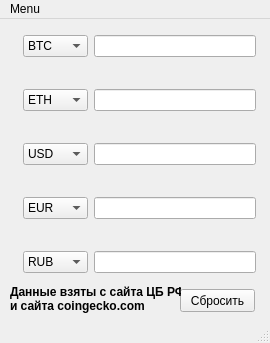
<?xml version="1.0" encoding="UTF-8"?>
<ui version="4.0">
 <class>MainWindow</class>
 <widget class="QMainWindow" name="MainWindow">
  <property name="enabled">
   <bool>true</bool>
  </property>
  <property name="geometry">
   <rect>
    <x>0</x>
    <y>0</y>
    <width>270</width>
    <height>343</height>
   </rect>
  </property>
  <property name="windowTitle">
   <string>EzConv</string>
  </property>
  <property name="windowIcon">
   <iconset theme="bitcoin">
    <normalon>../../.designer/backup/Bitcoin.svg.png</normalon>
   </iconset>
  </property>
  <widget class="QWidget" name="centralwidget">
   <property name="maximumSize">
    <size>
     <width>270</width>
     <height>329</height>
    </size>
   </property>
   <widget class="QWidget" name="gridLayoutWidget">
    <property name="geometry">
     <rect>
      <x>10</x>
      <y>-10</y>
      <width>246</width>
      <height>291</height>
     </rect>
    </property>
    <layout class="QGridLayout" name="gridLayout">
     <property name="sizeConstraint">
      <enum>QLayout::SetDefaultConstraint</enum>
     </property>
     <property name="topMargin">
      <number>0</number>
     </property>
     <property name="verticalSpacing">
      <number>6</number>
     </property>
     <item row="1" column="2">
      <widget class="QComboBox" name="currency1">
       <item>
        <property name="text">
         <string>BTC</string>
        </property>
       </item>
       <item>
        <property name="text">
         <string>ETH</string>
        </property>
       </item>
       <item>
        <property name="text">
         <string>USDT</string>
        </property>
       </item>
       <item>
        <property name="text">
         <string>SOL</string>
        </property>
       </item>
       <item>
        <property name="text">
         <string>BNB</string>
        </property>
       </item>
       <item>
        <property name="text">
         <string>DOGE</string>
        </property>
       </item>
       <item>
        <property name="text">
         <string>TRX</string>
        </property>
       </item>
       <item>
        <property name="text">
         <string>XRP</string>
        </property>
       </item>
       <item>
        <property name="text">
         <string>TON</string>
        </property>
       </item>
       <item>
        <property name="text">
         <string>USD</string>
        </property>
       </item>
       <item>
        <property name="text">
         <string>EUR</string>
        </property>
       </item>
       <item>
        <property name="text">
         <string>RUB</string>
        </property>
       </item>
       <item>
        <property name="text">
         <string>AED</string>
        </property>
       </item>
       <item>
        <property name="text">
         <string>CNY</string>
        </property>
       </item>
       <item>
        <property name="text">
         <string>JPY</string>
        </property>
       </item>
       <item>
        <property name="text">
         <string>KZT</string>
        </property>
       </item>
      </widget>
     </item>
     <item row="3" column="0">
      <widget class="QLabel" name="img2">
       <property name="text">
        <string/>
       </property>
      </widget>
     </item>
     <item row="1" column="0">
      <widget class="QLabel" name="img1">
       <property name="text">
        <string/>
       </property>
       <property name="alignment">
        <set>Qt::AlignCenter</set>
       </property>
      </widget>
     </item>
     <item row="5" column="0">
      <widget class="QLabel" name="img4">
       <property name="text">
        <string/>
       </property>
       <property name="alignment">
        <set>Qt::AlignCenter</set>
       </property>
      </widget>
     </item>
     <item row="4" column="0">
      <widget class="QLabel" name="img3">
       <property name="text">
        <string/>
       </property>
       <property name="alignment">
        <set>Qt::AlignCenter</set>
       </property>
      </widget>
     </item>
     <item row="7" column="0">
      <widget class="QLabel" name="img5">
       <property name="text">
        <string/>
       </property>
       <property name="alignment">
        <set>Qt::AlignCenter</set>
       </property>
      </widget>
     </item>
     <item row="1" column="3">
      <widget class="QLineEdit" name="lineEdit_1">
       <property name="inputMethodHints">
        <set>Qt::ImhDigitsOnly</set>
       </property>
       <property name="text">
        <string notr="true"/>
       </property>
       <property name="frame">
        <bool>true</bool>
       </property>
       <property name="alignment">
        <set>Qt::AlignRight|Qt::AlignTrailing|Qt::AlignVCenter</set>
       </property>
      </widget>
     </item>
     <item row="7" column="3">
      <widget class="QLineEdit" name="lineEdit_5">
       <property name="inputMethodHints">
        <set>Qt::ImhDigitsOnly</set>
       </property>
       <property name="text">
        <string/>
       </property>
       <property name="alignment">
        <set>Qt::AlignRight|Qt::AlignTrailing|Qt::AlignVCenter</set>
       </property>
      </widget>
     </item>
     <item row="3" column="3">
      <widget class="QLineEdit" name="lineEdit_2">
       <property name="inputMethodHints">
        <set>Qt::ImhDigitsOnly</set>
       </property>
       <property name="text">
        <string/>
       </property>
       <property name="alignment">
        <set>Qt::AlignRight|Qt::AlignTrailing|Qt::AlignVCenter</set>
       </property>
      </widget>
     </item>
     <item row="4" column="2">
      <widget class="QComboBox" name="currency3">
       <item>
        <property name="text">
         <string>USD</string>
        </property>
       </item>
       <item>
        <property name="text">
         <string>BTC</string>
        </property>
       </item>
       <item>
        <property name="text">
         <string>ETH</string>
        </property>
       </item>
       <item>
        <property name="text">
         <string>USDT</string>
        </property>
       </item>
       <item>
        <property name="text">
         <string>SOL</string>
        </property>
       </item>
       <item>
        <property name="text">
         <string>BNB</string>
        </property>
       </item>
       <item>
        <property name="text">
         <string>DOGE</string>
        </property>
       </item>
       <item>
        <property name="text">
         <string>TRX</string>
        </property>
       </item>
       <item>
        <property name="text">
         <string>XRP</string>
        </property>
       </item>
       <item>
        <property name="text">
         <string>TON</string>
        </property>
       </item>
       <item>
        <property name="text">
         <string>EUR</string>
        </property>
       </item>
       <item>
        <property name="text">
         <string>RUB</string>
        </property>
       </item>
       <item>
        <property name="text">
         <string>AED</string>
        </property>
       </item>
       <item>
        <property name="text">
         <string>CNY</string>
        </property>
       </item>
       <item>
        <property name="text">
         <string>JPY</string>
        </property>
       </item>
       <item>
        <property name="text">
         <string>KZT</string>
        </property>
       </item>
      </widget>
     </item>
     <item row="3" column="2">
      <widget class="QComboBox" name="currency2">
       <item>
        <property name="text">
         <string>ETH</string>
        </property>
       </item>
       <item>
        <property name="text">
         <string>BTC</string>
        </property>
       </item>
       <item>
        <property name="text">
         <string>USDT</string>
        </property>
       </item>
       <item>
        <property name="text">
         <string>SOL</string>
        </property>
       </item>
       <item>
        <property name="text">
         <string>BNB</string>
        </property>
       </item>
       <item>
        <property name="text">
         <string>DOGE</string>
        </property>
       </item>
       <item>
        <property name="text">
         <string>TRX</string>
        </property>
       </item>
       <item>
        <property name="text">
         <string>XRP</string>
        </property>
       </item>
       <item>
        <property name="text">
         <string>TON</string>
        </property>
       </item>
       <item>
        <property name="text">
         <string>USD</string>
        </property>
       </item>
       <item>
        <property name="text">
         <string>EUR</string>
        </property>
       </item>
       <item>
        <property name="text">
         <string>RUB</string>
        </property>
       </item>
       <item>
        <property name="text">
         <string>AED</string>
        </property>
       </item>
       <item>
        <property name="text">
         <string>CNY</string>
        </property>
       </item>
       <item>
        <property name="text">
         <string>JPY</string>
        </property>
       </item>
       <item>
        <property name="text">
         <string>KZT</string>
        </property>
       </item>
      </widget>
     </item>
     <item row="5" column="3">
      <widget class="QLineEdit" name="lineEdit_4">
       <property name="contextMenuPolicy">
        <enum>Qt::DefaultContextMenu</enum>
       </property>
       <property name="autoFillBackground">
        <bool>false</bool>
       </property>
       <property name="inputMethodHints">
        <set>Qt::ImhDigitsOnly</set>
       </property>
       <property name="text">
        <string/>
       </property>
       <property name="alignment">
        <set>Qt::AlignRight|Qt::AlignTrailing|Qt::AlignVCenter</set>
       </property>
      </widget>
     </item>
     <item row="4" column="3">
      <widget class="QLineEdit" name="lineEdit_3">
       <property name="inputMethodHints">
        <set>Qt::ImhDigitsOnly</set>
       </property>
       <property name="text">
        <string/>
       </property>
       <property name="alignment">
        <set>Qt::AlignRight|Qt::AlignTrailing|Qt::AlignVCenter</set>
       </property>
      </widget>
     </item>
     <item row="5" column="2">
      <widget class="QComboBox" name="currency4">
       <item>
        <property name="text">
         <string>EUR</string>
        </property>
       </item>
       <item>
        <property name="text">
         <string>BTC</string>
        </property>
       </item>
       <item>
        <property name="text">
         <string>ETH</string>
        </property>
       </item>
       <item>
        <property name="text">
         <string>USDT</string>
        </property>
       </item>
       <item>
        <property name="text">
         <string>SOL</string>
        </property>
       </item>
       <item>
        <property name="text">
         <string>BNB</string>
        </property>
       </item>
       <item>
        <property name="text">
         <string>DOGE</string>
        </property>
       </item>
       <item>
        <property name="text">
         <string>TRX</string>
        </property>
       </item>
       <item>
        <property name="text">
         <string>XRP</string>
        </property>
       </item>
       <item>
        <property name="text">
         <string>TON</string>
        </property>
       </item>
       <item>
        <property name="text">
         <string>USD</string>
        </property>
       </item>
       <item>
        <property name="text">
         <string>RUB</string>
        </property>
       </item>
       <item>
        <property name="text">
         <string>AED</string>
        </property>
       </item>
       <item>
        <property name="text">
         <string>CNY</string>
        </property>
       </item>
       <item>
        <property name="text">
         <string>JPY</string>
        </property>
       </item>
       <item>
        <property name="text">
         <string>KZT</string>
        </property>
       </item>
      </widget>
     </item>
     <item row="7" column="2">
      <widget class="QComboBox" name="currency5">
       <item>
        <property name="text">
         <string>RUB</string>
        </property>
       </item>
       <item>
        <property name="text">
         <string>BTC</string>
        </property>
       </item>
       <item>
        <property name="text">
         <string>ETH</string>
        </property>
       </item>
       <item>
        <property name="text">
         <string>USDT</string>
        </property>
       </item>
       <item>
        <property name="text">
         <string>SOL</string>
        </property>
       </item>
       <item>
        <property name="text">
         <string>BNB</string>
        </property>
       </item>
       <item>
        <property name="text">
         <string>DOGE</string>
        </property>
       </item>
       <item>
        <property name="text">
         <string>TRX</string>
        </property>
       </item>
       <item>
        <property name="text">
         <string>XRP</string>
        </property>
       </item>
       <item>
        <property name="text">
         <string>TON</string>
        </property>
       </item>
       <item>
        <property name="text">
         <string>USD</string>
        </property>
       </item>
       <item>
        <property name="text">
         <string>EUR</string>
        </property>
       </item>
       <item>
        <property name="text">
         <string>AED</string>
        </property>
       </item>
       <item>
        <property name="text">
         <string>CNY</string>
        </property>
       </item>
       <item>
        <property name="text">
         <string>JPY</string>
        </property>
       </item>
       <item>
        <property name="text">
         <string>KZT</string>
        </property>
       </item>
      </widget>
     </item>
    </layout>
   </widget>
   <widget class="QPushButton" name="reset_values_btn">
    <property name="geometry">
     <rect>
      <x>180</x>
      <y>270</y>
      <width>75</width>
      <height>23</height>
     </rect>
    </property>
    <property name="text">
     <string>Сбросить</string>
    </property>
   </widget>
   <widget class="QLabel" name="label">
    <property name="geometry">
     <rect>
      <x>10</x>
      <y>260</y>
      <width>171</width>
      <height>41</height>
     </rect>
    </property>
    <property name="text">
     <string>&lt;html&gt;&lt;head/&gt;&lt;body&gt;&lt;p&gt;&lt;span style=&quot; font-weight:600;&quot;&gt;Данные взяты с сайта ЦБ РФ&lt;br/&gt;и сайта coingecko.com&lt;/span&gt;&lt;/p&gt;&lt;/body&gt;&lt;/html&gt;</string>
    </property>
    <property name="textFormat">
     <enum>Qt::AutoText</enum>
    </property>
   </widget>
  </widget>
  <widget class="QMenuBar" name="menubar">
   <property name="geometry">
    <rect>
     <x>0</x>
     <y>0</y>
     <width>270</width>
     <height>21</height>
    </rect>
   </property>
   <widget class="QMenu" name="menuMenu">
    <property name="title">
     <string>Menu</string>
    </property>
    <addaction name="reset_values_menu"/>
    <addaction name="reset_curr"/>
    <addaction name="refresh_rate"/>
    <addaction name="separator"/>
    <addaction name="exit_btn"/>
   </widget>
   <addaction name="menuMenu"/>
  </widget>
  <widget class="QStatusBar" name="statusbar"/>
  <action name="add_curr">
   <property name="text">
    <string>Добавить Валюту</string>
   </property>
  </action>
  <action name="refresh_rate">
   <property name="text">
    <string>Обновить курс</string>
   </property>
   <property name="shortcut">
    <string>F5</string>
   </property>
  </action>
  <action name="exit_btn">
   <property name="text">
    <string>Выход</string>
   </property>
   <property name="shortcut">
    <string>F9</string>
   </property>
  </action>
  <action name="reset_curr">
   <property name="text">
    <string>Сбросить валюты</string>
   </property>
   <property name="shortcut">
    <string>F3</string>
   </property>
  </action>
  <action name="reset_values_menu">
   <property name="text">
    <string>Сбросить значения</string>
   </property>
   <property name="shortcut">
    <string>F1</string>
   </property>
  </action>
 </widget>
 <resources/>
 <connections/>
</ui>
